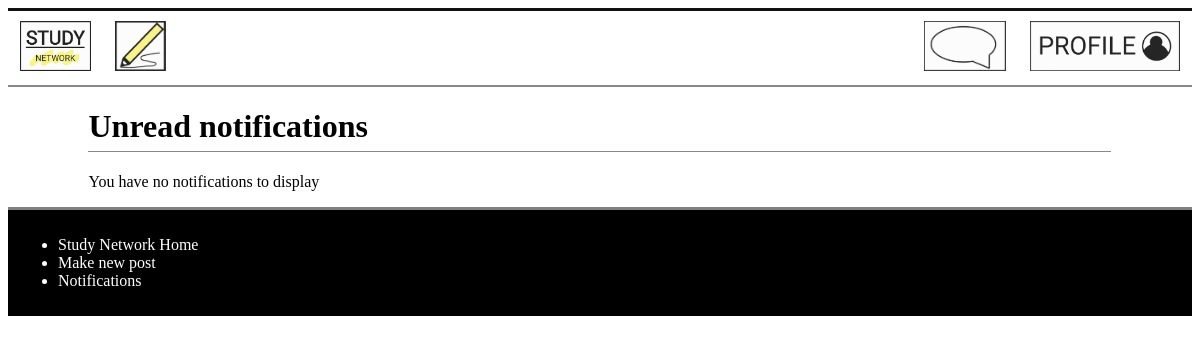
Before: /notification (signed in) with the older database file.
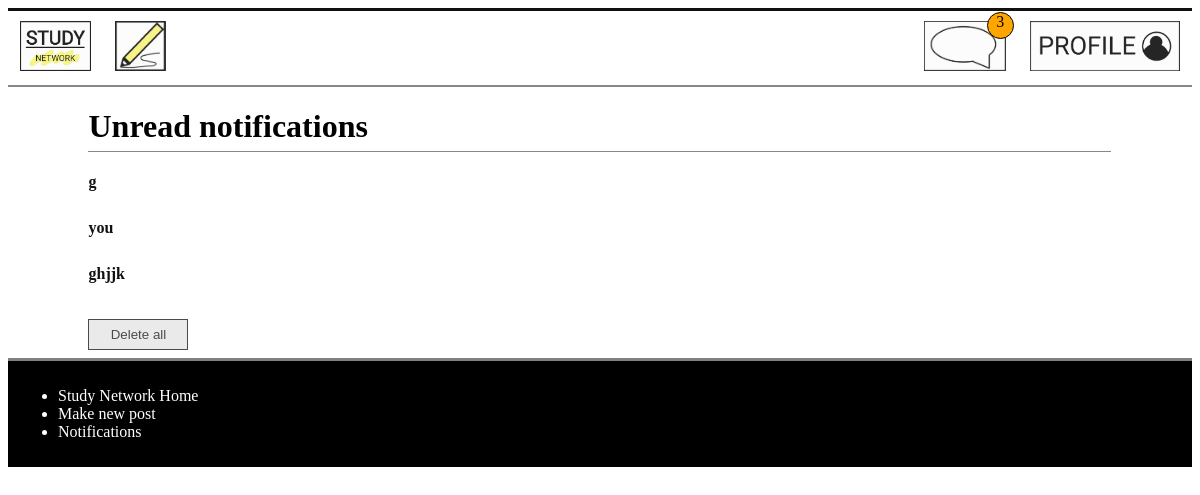
After: the same page with the newer database file.
### models.py (models this page shows)
class Notification(db.Model):
    __tablename__ = 'Notification'
    id = db.Column(db.Integer, primary_key=True)
    sender = db.Column(db.Text)
    content = db.Column(db.Text)
    user_id = db.Column(db.Integer, db.ForeignKey('User.id'), nullable = False)
    post_id = db.Column(db.Integer, db.ForeignKey('Post.id'), nullable = False)
    users_notification = db.relationship('User', back_populates='notifications_user')
    posts_notification = db.relationship('Post', back_populates='notifications_post')

### main.py (the view)
@app.route('/notification', methods=['GET', 'POST'])
def notification():
    if g.logged_in_user == None:
        return redirect(url_for('signin'))
    else:
        notifications = models.Notification.query.filter_by(user_id = session['logged_in_user']).order_by(desc(models.Notification.id)).all()
        return render_template('notification.html', notifications=notifications, title='notification')

### main.py (called while the page is built)
@app.context_processor
def notification_processor():
    if  g.logged_in_user:
        num_notification = models.Notification.query.filter_by(user_id = session['logged_in_user']).all()
        if len(num_notification) > 99:
            return dict(num_notification = '99..') #When the number of notification is too big, it just shows 99+.
        else:
            return dict(num_notification = len(num_notification))
    else:
        return dict(num_notification = 'No one is logged in')

@app.before_request
def before_request():
    g.logged_in_user = None
    if 'logged_in_user' in session:
        g.logged_in_user = session['logged_in_user']

### templates/notification.html
{% extends 'layout.html' %}
{% block content %}
<main>
<div class='notification'>
<h1>Unread notifications</h1>
{% if notifications %}
    {% for notification in notifications %}
        <ul>
            <li><strong><a href='/mark_read/{{notification.id}}/{{notification.posts_notification.id}}/1'>{{notification.content}}</a></strong></li>
        </ul>
    {% endfor %}
    <button onclick="window.location.href='/mark_read/0/0/0'">Delete all</button>
{% else %}
    <p>You have no notifications to display</p>
{% endif %}
</div>
</main>
{% endblock %}

### templates/layout.html (shortened to what this page needs)
<!DOCTYPE html>
<html lang='en'>
    <head>
        <link rel='stylesheet' href='/static/css/style.css'>
    </head>
    <body>
        {% include 'nav.html' %}
        {% block content %}{% endblock %}
        {% include 'footer.html' %}
    </body>
</html>

### templates/nav.html
<nav>
<ul>
    <div class='size_adjust_div'>
    <li><a href='/'><img src='/static/logo/Study_network - Copy.jpg' alt='Study Network Home'></a></li>
    {% if g.logged_in_user %}
        <li style = 'float:right'><a class='logged_in' href='/profile/{{g.logged_in_user}}'><img src='/static//logo/KakaoTalk_20210802_114208981.jpg' alt='profile'></a></li>
        <li><a href='/post'><img src='/static/logo/KakaoTalk_20210729_123828148_01.jpg' alt='Post'></a></li>
        {% if num_notification != 0 %}
            <li style = 'float:right' class='notification'><a href='/notification'><span><img src='/static/logo/notification.jpg' alt='notification'></span><span class='badge'> {{num_notification}} </span></a></li>
        {% else %}
            <li style = 'float:right' class='notification'><a href='/notification'><span><img src='/static/logo/notification.jpg' alt='notification'></a></li>
        {% endif %}
    {% else %}
        <li style = 'float:right'></listyle><a class='logged_in' href='/signin'><img src='/static/logo/KakaoTalk_20210802_113545184.jpg' alt='sign in'></a></li>
    {% endif %}
    </div>
</ul>
</nav>

### templates/footer.html
<footer>
    <ul>
        <div class='size_adjust_div'>
        <li><a href='/'>Study Network Home</a></li>
        <li><a href='/post'>Make new post</a></li>
        <li><a href='/notification'>Notifications</a></li>
        </div>
    </ul>
</footer>

### static/css/style.css (style rules this page uses)
a { text-decoration: none; color: #111; }
body main { display: block; max-width: 90%; margin-left: 5%; }
body main h1 { border-bottom: 1px #888 solid; padding-bottom: 0.5%; }
nav ul { list-style-type: none; margin: 0; padding: 0; overflow: hidden; background-color: white; border-bottom: 2px solid #888; border-top: 3px solid #111; width: 100%; }
nav li:not(.logged_in) { float: left; }
nav li a { display: block; color: black; text-align: center; padding: 10px 12px; text-decoration: none; }
nav li a img { width: 100%; height: 50px; }
nav .notification { position: relative; }
nav li a .badge { position:absolute; border-radius: 50%; border: solid 1px black; width: 25px; height: 25px; top: 1px; left: 75px; background-color: orange; }
footer { list-style-type: none; margin: 0; padding: 10px; overflow: hidden; background-color: black; border-top: 3px solid grey; }
footer ul li { color: white; }
footer ul li a { color: white; }
.notification ul { list-style: none; display: block; height: auto; min-height: 30px; padding: 0; width: 96%; margin-left: 2%; }
.notification h1 { width: 96%; margin-left: 2%; }
.notification button { color: black; background-color: rgb(226, 226, 226); width: 100px; height: auto; border: 1px solid black; cursor: pointer; padding: 7px 10px; margin: 8px 0; opacity: 0.7; margin-left: 2%; }

Changed rows visible on the page:
added Notification: content "g"
added Notification: content "you"
added Notification: content "ghjjk"
Other visible differences:
{{ num_notification }}: (not shown) → "3"
text no longer shown: "You have no notifications to display"
text now shown: "Delete all"
